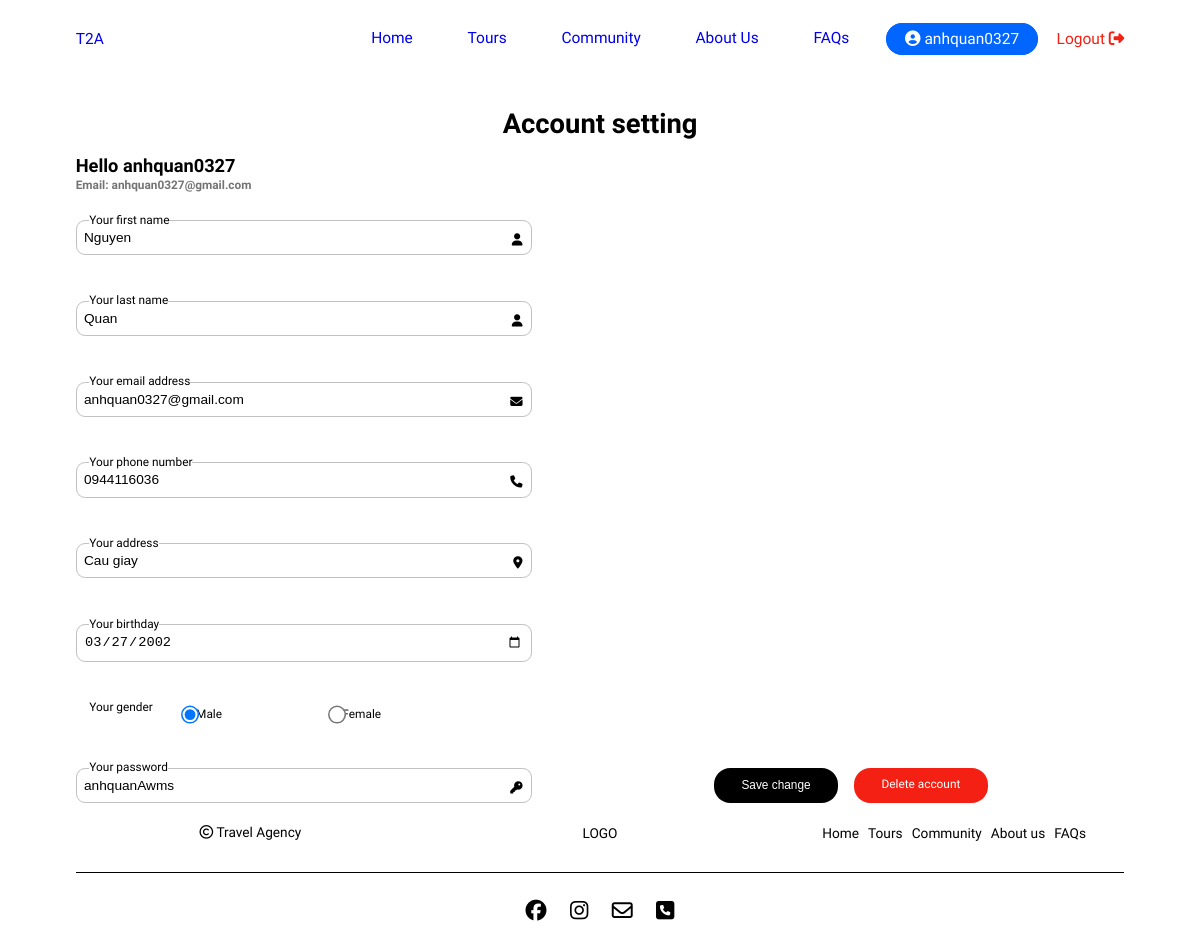
The app's page /user.php (signed in), older data.
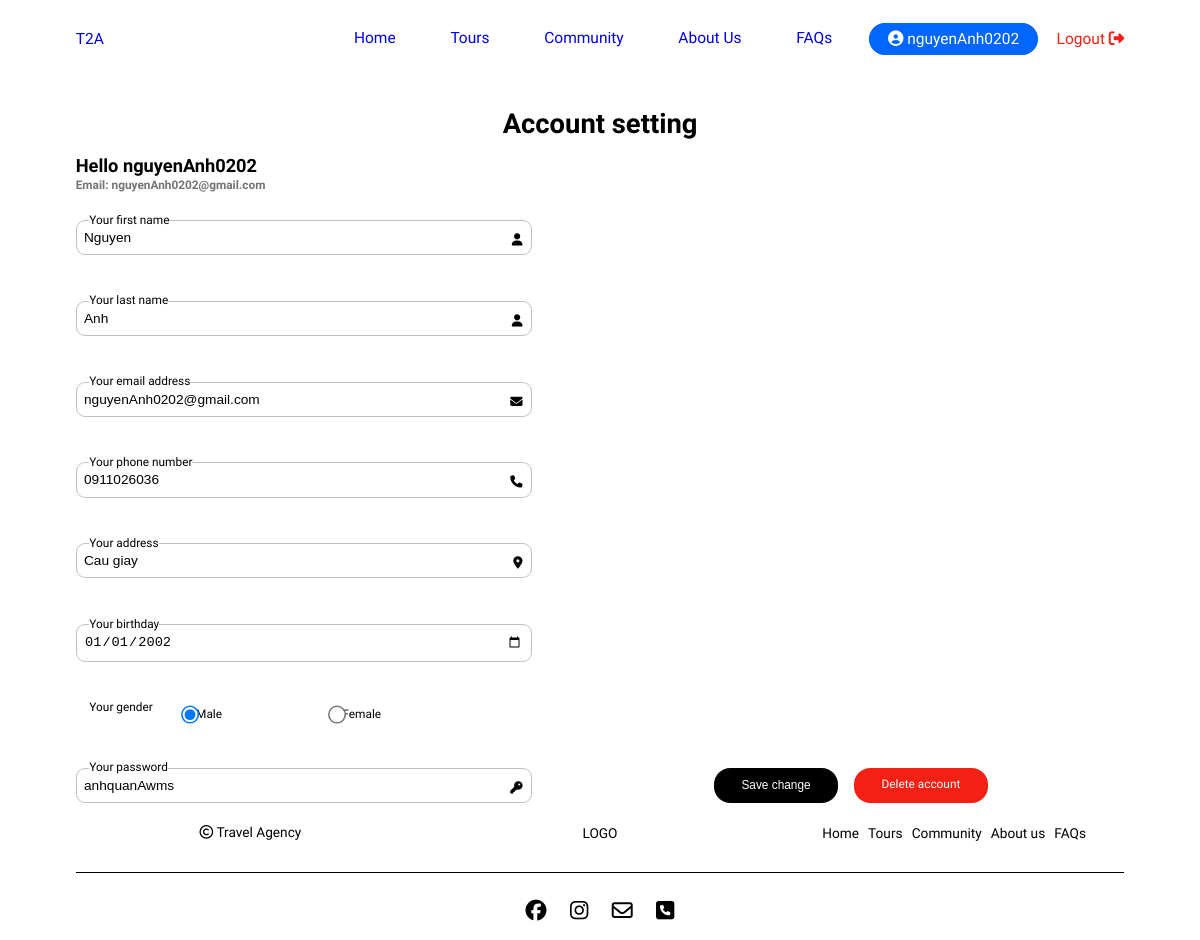
The same page, newer data.
### tables this page shows
CREATE TABLE `customer` (
  `customer_ID` char(11) NOT NULL,
  `customer_first_name` varchar(255) NOT NULL,
  `customer_last_name` varchar(255) NOT NULL,
  `customer_gender` varchar(8) NOT NULL,
  `customer_birthday` date NOT NULL,
  `customer_phone` char(12) NOT NULL,
  `customer_email` varchar(255) NOT NULL,
  `customer_address` text NOT NULL,
  `account_ID` char(11) NOT NULL
);

CREATE TABLE `account` (
  `account_ID` char(11) NOT NULL,
  `account_username` varchar(255) NOT NULL,
  `account_password` varchar(50) NOT NULL,
  `account_role` int(11) NOT NULL
);

### admin/process/query.php (called while the page is built, shortened)
<?php
abstract class Connection {
    protected $connection,
    $host,
    $dbname,
    $username,
    $password;
    public function __construct() {
        $this->host = 'localhost';
        $this->dbname = 'tour_travel_agency';
        $this->username = 'root';
        $this->password = '';
        $this->connection = $this->connect();
    }
    public function connect() {
        try {
            $connection = new PDO("mysql:host=$this->host;dbname=$this->dbname",$this->username, $this->password);
            $connection->setAttribute(PDO::ATTR_DEFAULT_FETCH_MODE, PDO::FETCH_ASSOC);
            return $connection;
        } catch (Exception $e) {
            die($e->getMessage());
        }
    }
    public function prepareSQL($sql) {
        return $this->connection->prepare($sql);
    }
}
class Account extends Connection {
    public function getEachDataLeftJoin($data) {
        $sql = "SELECT *
                FROM account a
                LEFT JOIN customer c ON a.account_ID = c.account_ID
                LEFT JOIN staff st ON a.account_ID = st.account_ID
                LEFT JOIN supplier s ON a.account_ID = s.account_ID
                WHERE a.account_ID = :id;";
        $select = $this->prepareSQL($sql);
        $select->execute($data);
        return $select->fetchAll();
    }
}

### user.php (the view, shortened to what the changed rows need)
<?php
require_once './admin/process/query.php';
?>
<!DOCTYPE html>
<html lang="en">
<head>
    <link rel="stylesheet" href="./css/base.css">
    <link rel="stylesheet" href="./css/main.css">
    <link rel="stylesheet" href="https://cdnjs.cloudflare.com/ajax/libs/font-awesome/6.4.2/css/all.min.css">
</head>
<body>
    <div class="container container__wrap">
        <header class="header grid__row grid__full-width">
            <ul class="nav grid__row">
                <li class="nav-item">
                    <a href="./user.php" class="nav-link active">
                        <i class="fa-solid fa-circle-user"></i>
                        <span><?php echo $_SESSION['account_username'] ?></span>
                    </a>
                </li>
            </ul>
        </header>
    </div>
        <?php
                $account = new Account();
                $data = [
                    'id' => $_SESSION['account_ID']
                ];
                $value = $account->getEachDataLeftJoin($data)['0'];
                $role = $_SESSION['account_role'];
                ?>
        <div class="user-setting">
            <div class="container__wrap">
                <div class="user-header">
                    <h1>Account setting</h1>
                    <p class="greeting">Hello <?php echo $_SESSION['account_username'] ?></p>
                    <p class="user-email">Email:
                        <span><?php if($role == 3) {
                                        echo $value['supplier_email'];
                                    } else if($role == 4) {
                                        echo $value['customer_email'];
                                    }
                                ?>
                        </span></p>
                </div>
                <form method="post" class="user-data grid__row" id="user-setting-form">
                    <?php if($role == 4) : ?>
                    <div class="input input-f-name">
                        <label for="first">Your first name</label>
                        <input type="text" name="f_name" class="f-name" id="first" value="<?php echo $value['customer_first_name']?>">
                        <i class="fa-solid fa-user"></i>
                    </div>
                    <div class="input input-l-name">
                        <label for="last">Your last name</label>
                        <input type="text" name="l_name" class="l-name" id="last" value="<?php echo $value['customer_last_name']?>">
                        <i class="fa-solid fa-user"></i>
                    </div>
                    <?php endif; ?>
                    <div class="input input-email">
                        <label for="email">Your email address</label>
                        <input type="text" name="email" class="email" id="email"
                        value="<?php
                                if($role == 4 ) {
                                    echo $value['customer_email'];
                                } else if($role == 3) {
                                    echo $value['supplier_email'];
                                }
                                ?>">
                        <i class="fa-solid fa-envelope"></i>
                    </div>
                    <div class="input input-phone">
                        <label for="phone">Your phone number</label>
                        <input type="text" name="phone" class="phone" id="phone"
                        value="<?php
                                if($role == 4 ) {
                                    echo $value['customer_phone'];
                                } else if($role == 3) {
                                    echo $value['supplier_phone'];
                                }
                                ?>">
                        <i class="fa-solid fa-phone"></i>
                    </div>
                    <div class="input input-address">
                        <label for="address">Your address</label>
                        <input type="text" name="address" class="address" id="address"
                        value="<?php
                                if($role == 4 ) {
                                    echo $value['customer_address'];
                                } else if($role == 3) {
                                    echo $value['supplier_address'];
                                }
                                ?>">
                        <i class="fa-solid fa-location-dot"></i>
                    </div>
                    <?php if($_SESSION['account_role'] == 4) : ?>
                    <div class="input input-birthday">
                        <label for="day-of-birth">Your birthday</label>
                        <input type="date" name="birthday" class="birthday" id="day-of-birth" value="<?php echo $value['customer_birthday']?>">
                    </div>
                    <div class="input input-gender grid__row">
                        <label>Your gender</label>
                        <input type="radio" <?php if($value['customer_gender'] == 'Male') {echo 'checked';}?> name="gender" class="gender" value="Male">
                        <span>Male</span>
                        <input type="radio" <?php if($value['customer_gender'] == 'Female') {echo 'checked';}?>  name="gender" class="gender" value="Female">
                        <span>Female</span>
                    </div>
                    <?php endif ?>
                    <div class="input input-password">
                        <label for="password">Your password</label>
                        <input type="text" name="password" class="password" id="password" value="<?php echo $value['account_password']?>">
                        <i class="fa-solid fa-key"></i>
                    </div>
                </form>
            </div>
        </div>
</body>
</html>

Row changes from the older to the newer data that the page shows:
changed customer "Nguyen": customer_email "anhquan0327@gmail.com" → "nguyenAnh0202@gmail.com"; l_name "Quan" → "Anh"; email "anhquan0327@gmail.com" → "nguyenAnh0202@gmail.com"; phone "0944116036" → "0911026036"; birthday "03/27/2002" → "01/01/2002"
Text that changed along with them:
$_SESSION['account_username']: "anhquan0327" → "nguyenAnh0202"
